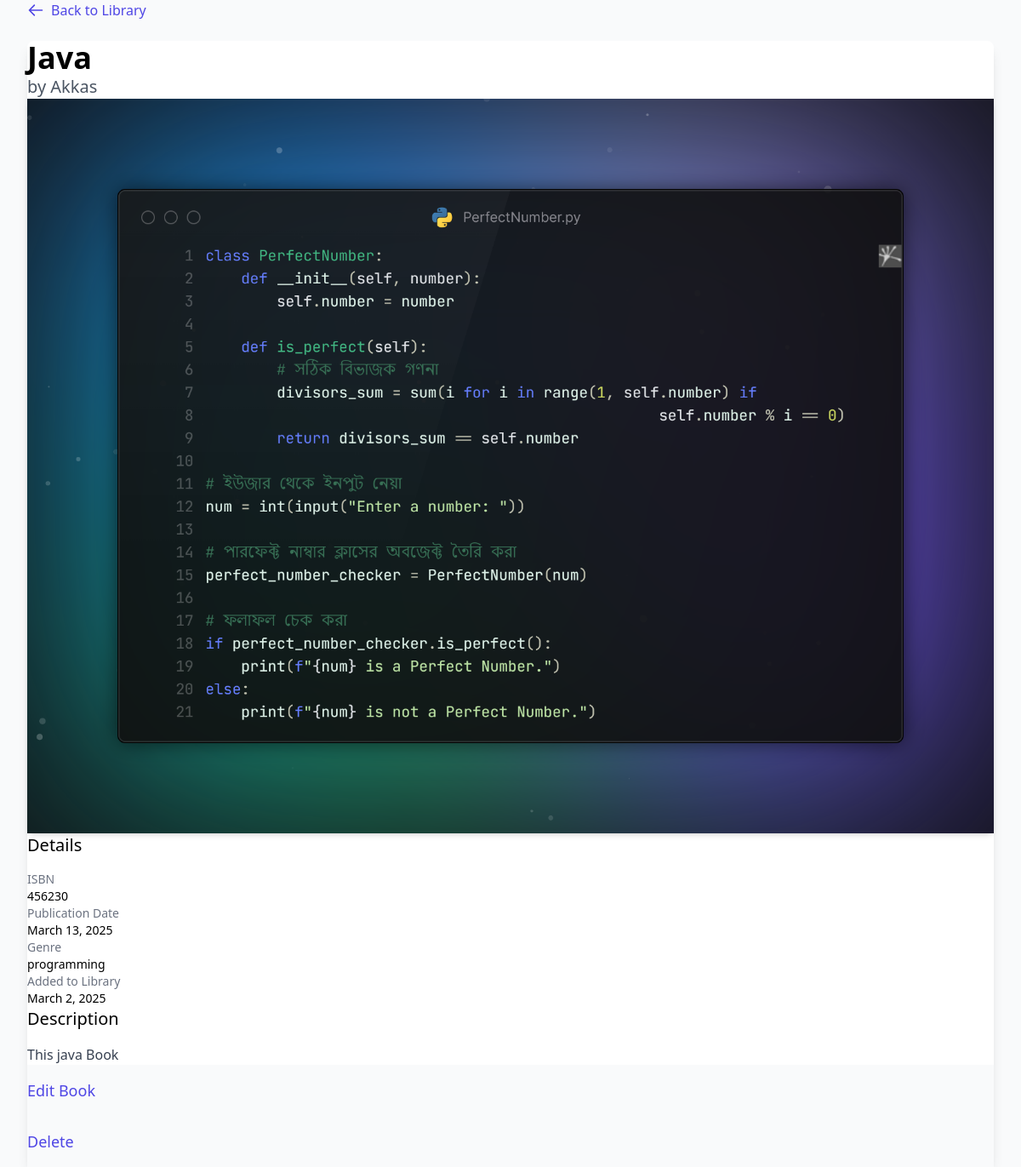
/book/2/, run on the app's committed database.
### books/models.py (models this page shows, shortened)
class Book(models.Model):
    title = models.CharField(max_length=200)
    author = models.CharField(max_length=100)
    isbn = models.CharField('ISBN', max_length=13, unique=True,
                           help_text='13 Character ISBN number')
    publication_date = models.DateField(null=True, blank=True)
    genre = models.CharField(max_length=100, blank=True)
    description = models.TextField(max_length=1000, blank=True)
    cover_image = models.ImageField(upload_to='covers/', null=True, blank=True)
    RATING_CHOICES = (
        (1, '1 - Poor'),
        (2, '2 - Fair'),
        (3, '3 - Good'),
        (4, '4 - Very Good'),
        (5, '5 - Excellent'),
    )
    rating = models.IntegerField(choices=RATING_CHOICES, null=True, blank=True)
    STATUS_CHOICES = (
        ('a', 'Available'),
        ('b', 'Borrowed'),
        ('r', 'Reserved'),
    )
    status = models.CharField(
        max_length=1,
        choices=STATUS_CHOICES,
        default='a',
        help_text='Book availability',
    )
    date_added = models.DateTimeField(auto_now_add=True)
    class Meta:
        ordering = ['title', 'author']

### books/views.py (the view)
# urls.py: path('book/<int:pk>/', BookDetailView.as_view(), name='book-detail'),
class BookDetailView(DetailView):
    model = Book
    context_object_name = 'book'
    template_name = 'book_detail.html'

### books/templates/book_detail.html (shortened to what this page needs)
{% load static tailwind_tags %}
<!DOCTYPE html>
<html lang="en">
<head>
    {% tailwind_css %}
</head>
<body class="bg-gray-50 font-sans tracking-wide">
    <div class="max-w-7xl mx-auto py-8 px-4 sm:px-6 lg:px-8">
        <a href="{% url 'home' %}" class="inline-flex items-center mb-6 text-indigo-600 hover:text-indigo-800 transition ease-in-out duration-300">
            <svg class="w-5 h-5 mr-2" fill="none" stroke="currentColor" viewBox="0 0 24 24">
                <path stroke-linecap="round" stroke-linejoin="round" stroke-width="2" d="M10 19l-7-7m0 0l7-7m-7 7h18"/>
            </svg>
            Back to Library
        </a>
        <div class="bg-white shadow-lg rounded-lg overflow-hidden">
            <div class="px-6 py-5 sm:px-8 border-b border-gray-200 bg-indigo-50">
                <h1 class="text-4xl font-bold text-gray-900">{{ book.title }}</h1>
                <p class="mt-2 text-xl text-gray-600">by {{ book.author }}</p>
            </div>
            <div class="grid grid-cols-1 md:grid-cols-3 gap-8 p-8">
                <div class="md:col-span-1">
                    <div class="aspect-w-3 aspect-h-4 rounded-lg overflow-hidden bg-gray-100 shadow-md">
                        {% if book.cover_image %}
                        <img src="{{ book.cover_image.url }}" alt="{{ book.title }}" class="w-full h-full object-cover transition-all duration-500 hover:scale-105">
                        {% endif %}
                    </div>
                </div>
                <div class="md:col-span-2 space-y-8">
                    <div>
                        <h3 class="text-xl font-medium text-gray-900">Details</h3>
                        <dl class="mt-4 space-y-3">
                            <div>
                                <dt class="text-sm font-medium text-gray-500">ISBN</dt>
                                <dd class="mt-1 text-sm text-gray-900">{{ book.isbn }}</dd>
                            </div>
                            {% if book.publication_date %}
                            <div>
                                <dt class="text-sm font-medium text-gray-500">Publication Date</dt>
                                <dd class="mt-1 text-sm text-gray-900">{{ book.publication_date|date:"F j, Y" }}</dd>
                            </div>
                            {% endif %}
                            {% if book.genre %}
                            <div>
                                <dt class="text-sm font-medium text-gray-500">Genre</dt>
                                <dd class="mt-1 text-sm text-gray-900">{{ book.genre }}</dd>
                            </div>
                            {% endif %}
                            <div>
                                <dt class="text-sm font-medium text-gray-500">Added to Library</dt>
                                <dd class="mt-1 text-sm text-gray-900">{{ book.date_added|date:"F j, Y" }}</dd>
                            </div>
                        </dl>
                    </div>
                    {% if book.description %}
                    <div>
                        <h3 class="text-xl font-medium text-gray-900">Description</h3>
                        <div class="mt-4 prose prose-sm text-gray-700">
                            {{ book.description|linebreaks }}
                        </div>
                    </div>
                    {% endif %}
                </div>
            </div>
            <div class="px-6 py-4 bg-gray-50 flex justify-end border-t border-gray-200">
                <a href="{% url 'book-update' book.pk %}" class="text-indigo-600 hover:text-indigo-800 font-medium text-lg">Edit Book</a>
            </div>
            <div class="px-6 py-4 bg-gray-50 flex justify-end border-t border-gray-200">
                <a href="{% url 'book-delete' book.id %}" class="text-indigo-600 hover:text-indigo-800 font-medium text-lg">Delete</a>
            </div>
        </div>
    </div>
</body>
</html>

### data on the page
Book: title "Java", author "Akkas", cover_image (picture), isbn "456230", publication_date "March 13, 2025", genre "programming", date_added "March 2, 2025", description "This java Book"
